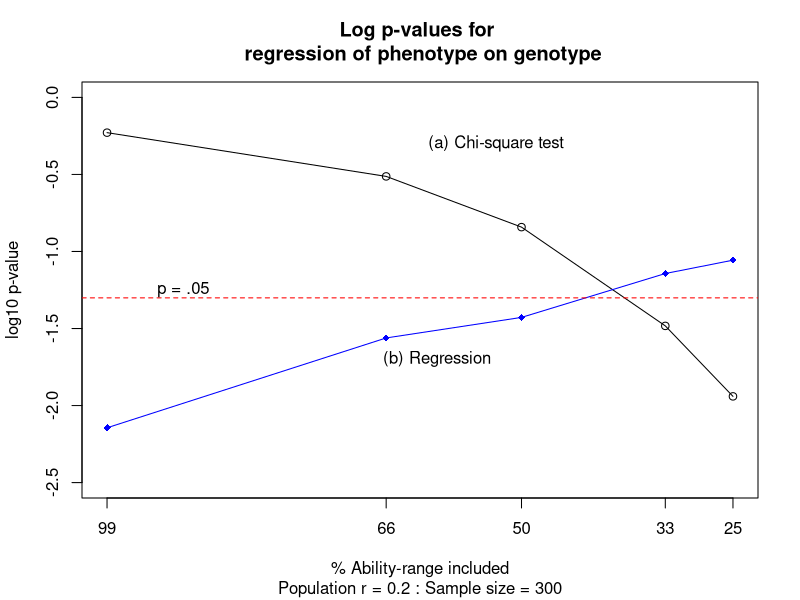
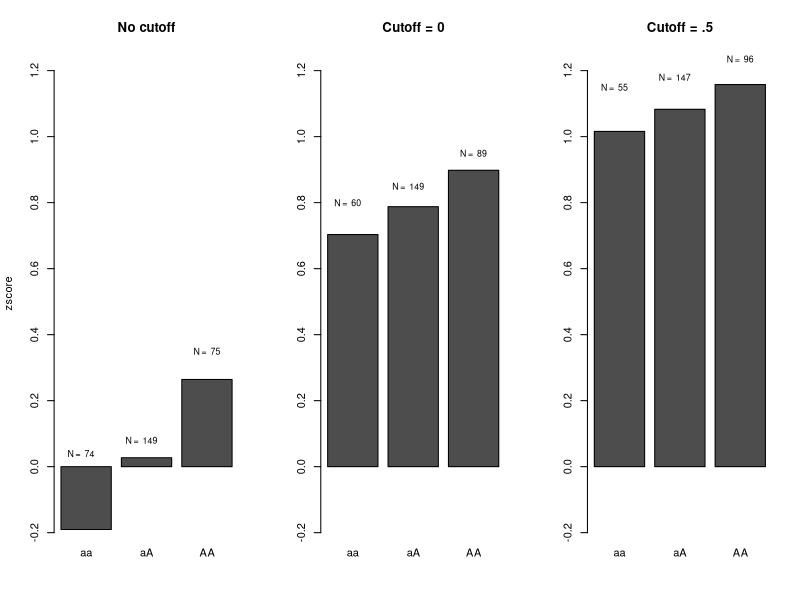

The R source for these figures, in order:
# Simulation of genotype-phenotype relations by DVM Bishop
# 22nd April 2017
#-------------------------------------------------------------------------
setwd("~/Dropbox/Projects2016/SQING/SQING R scripts")
library(MASS) #for mvrnorm function to make multivariate normal distributed vars

options(scipen=999) #disable scientific notation.
#-------------------------------------------------------------------------
# Specify parameters to create correlated variables
#-------------------------------------------------------------------------
nVar<-2 #number of simulated variables 
myM<-0 # Mean score for simulated variables
myVar<-1 #Variance for simulated variables
myN<-300 #set sample size per group (You can vary this to see the effect)
i <-0
nSims<-100 #arbitary N simulations
mycutoffs<-c(-2.32,-.43,0,.43,.67)#range of cutoffs to try
mycentiles<-c(99,66,50,33,25)
ncutoff<-length(mycutoffs)
summarytable<-data.frame(matrix(rep(NA,11*ncutoff*nSims),ncol=11)) #initialise table to hold results
colnames(summarytable)<-c('Nsub','truer','cutoff','p.r','p.chi','N_aa','N_Aa','N_AA',
'mean_aa','mean_Aa','mean_AA')
for (k in 1:nSims){
for (myCorr in c(.2)){ #correlation between variables; can loop through various values

myCov<-matrix(rep(myCorr,nVar*nVar),nrow=nVar) #rep(x,y) means generate y values of x
diag(myCov)<-rep(myVar,nVar) 
#----------------------------------------------------------------------------------------
# Generate a sample from a multivariate normal distribution with the specified correlation matrix
#----------------------------------------------------------------------------------------
mydata<-data.frame(mvrnorm(n = myN*100, rep(myM,nVar), myCov)) #make big population to select from
colnames(mydata)<-c('myz','pheno')
MAF<-.5 # minor allele frequency
# convert the random normal deviates to genotype values of 0, 1 or 2, depending on MAF
Naa<-MAF*MAF
NAA<-(1-MAF)^2
NaA<-1-Naa-NAA
mydata$mygeno<-1
critA<--qnorm(NAA)
mydata[mydata$myz>critA,3]<-2
crita<-qnorm(Naa)
mydata[mydata$myz<crita,3]<-0

#test significant of correlation of genotype/phenotype for full population
rtest<-cor.test(mydata$pheno,mydata$mygeno)
myr<-rtest$estimate

regtest<-summary(lm(pheno~mygeno,data=mydata))
myp<-regtest$coefficients[8] #pvalue for linear regression of pheno on geno
myevalue<-c(as.integer(myN/4),as.integer(myN/2),as.integer(myN/4)) #expected distribution of genotypes
myovalue<-table(mydata$mygeno[1:myN]) #observed distribution of genotypes
mychi<-chisq.test(rbind(myevalue,myovalue))

for (j in mycutoffs){ #range of cutoffs to try

i<-i+1 #increase index for summary table row
summarytable[i,1]<-myN
summarytable[i,2]<-myr
summarytable[i,3]<-j #cutoff on this run
selsample <- mydata[mydata$pheno>j,]
selsample<-selsample[1:myN,]
rtest<-cor.test(selsample$pheno,selsample$mygeno)
myp<-rtest$p.value #alternative way of getting p for regression
if (myp< .001){myp <- .001} #set floor for low p-values to help plotting
Nselected<-nrow(selsample)
myevalue[2]<-as.integer(Nselected*NaA)
myevalue[1]<-as.integer(Nselected*Naa)
myevalue[3]<-as.integer(Nselected*NAA)
myovalue<-table(selsample$mygeno)
mychi<-chisq.test(rbind(myevalue,myovalue))
myp2<-mychi$p.value
if (myp2< .001){myp2<- .001} #set floor for low p-values to help plotting
summarytable[i,4]<-myp
summarytable[i,5]<-myp2
summarytable[i,6:8]<-myovalue
mymeans<-aggregate(selsample$pheno,by=list(selsample$mygeno),FUN=mean)
summarytable[i,9:11]<-mymeans[,2]
}
}
}
#----------------------------------------------------------------------------------------
summarytable$log.pr<-log10(summarytable[,4])
 summarytable$log.pchi<-log10(summarytable[,5])

 myrange=1:length(mycutoffs)

#-------------------------------------------------------------
 # aggregate data to get means by cutoff

 aggdata<-aggregate(summarytable[,6:13], by=list(summarytable$cutoff),
                   FUN=mean, na.rm=TRUE)
colnames(aggdata)[1]<- 'cutoff'
aggdata$centiles<-mycentiles
myhead<-'Log p-values for \n regression of phenotype on genotype'
mysub<-paste('Population r =',myCorr,': Sample size =',myN)
plot(aggdata$centiles,aggdata$log.pchi,ylim=c(-2.5,0),xlim=rev(range(mycentiles)),main=myhead,sub=mysub,
     xlab='% Ability-range included',ylab='log10 p-value',xaxt='n')
axis(side=1,at=mycentiles)
lines(aggdata$centiles,aggdata$log.pchi)
lines(aggdata$centiles,aggdata$log.pr,col='blue',type='o',pch=18)
abline(h=log10(.05),col='red',lty=2)
text(53,-.3,'(a) Chi-square test') 
text(60,-1.7,'(b) Regression') 
text(90,-1.25,'p = .05')

colnames(aggdata)[5:7]<-c('aa','aA','AA')


#Illustrate how means and N change with cutoffs at 3 levels
par(mfrow=c(1,3)) #set up plot frame with 3 plots in 1 row

barplot(as.matrix(aggdata[1,5:7]),main='No cutoff',ylim=c(-.2,1.25),ylab='zscore')
text(.6,.04,paste('N = ',as.integer(aggdata[1,2])),cex=.8)
text(1.8,.08,paste('N = ',as.integer(aggdata[1,3])),cex=.8)
text(3.1,.35,paste('N = ',as.integer(aggdata[1,4])),cex=.8)

barplot(as.matrix(aggdata[3,5:7]),main='Cutoff = 0',ylim=c(-.2,1.25))
text(.6,.8,paste('N = ',as.integer(aggdata[3,2])),cex=.8)
text(1.8,.85,paste('N = ',as.integer(aggdata[3,3])),cex=.8)
text(3.1,.95,paste('N = ',as.integer(aggdata[3,4])),cex=.8)

barplot(as.matrix(aggdata[4,5:7]),main='Cutoff = .5',ylim=c(-.2,1.25))
text(.6,1.15,paste('N = ',as.integer(aggdata[4,2])),cex=.8)
text(1.8,1.18,paste('N = ',as.integer(aggdata[4,3])),cex=.8)
text(3.1,1.235,paste('N = ',as.integer(aggdata[4,4])),cex=.8)


